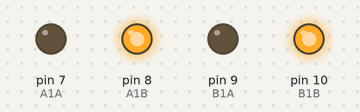
Bench run of a sketch on a simulated Arduino Uno, built with avr-gcc and run on an emulated ATmega328P. Parts: output pins drawn as LEDs (lit = HIGH).

Above: at 5.5 s.
At 10.5 s:
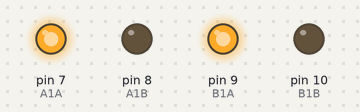
Timing chart, 0 to 16.0 s (numbered marks = the images above):
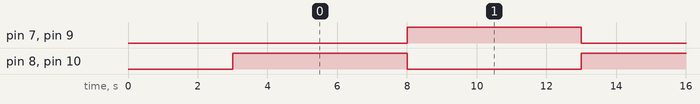

The sketch:

L9110_DCmotor_driver.ino
```cpp
const int A1A = 7;
const int A1B = 8;
const int B1A = 9;
const int B1B = 10;


void setup() {
  // put your setup code here, to run once:
  pinMode(A1A, OUTPUT);
  pinMode(A1B, OUTPUT);
  pinMode(B1A, OUTPUT);
  pinMode(B1B, OUTPUT);
  delay(3000);
}

void loop() {
  // put your main code here, to run repeatedly:
  digitalWrite(A1A, LOW);
  digitalWrite(A1B, HIGH);
  digitalWrite(B1A, LOW);
  digitalWrite(B1B, HIGH);
  delay(5000);

  digitalWrite(A1A, HIGH);
  digitalWrite(A1B, LOW);
  digitalWrite(B1A, HIGH);
  digitalWrite(B1B, LOW);
  delay(5000);
}
```

Measured:
- by itself, pin 7 (A1A), pin 8 (A1B), pin 9 (B1A), pin 10 (B1B): alternates HIGH for 5.0 s and LOW for 5.0 s
